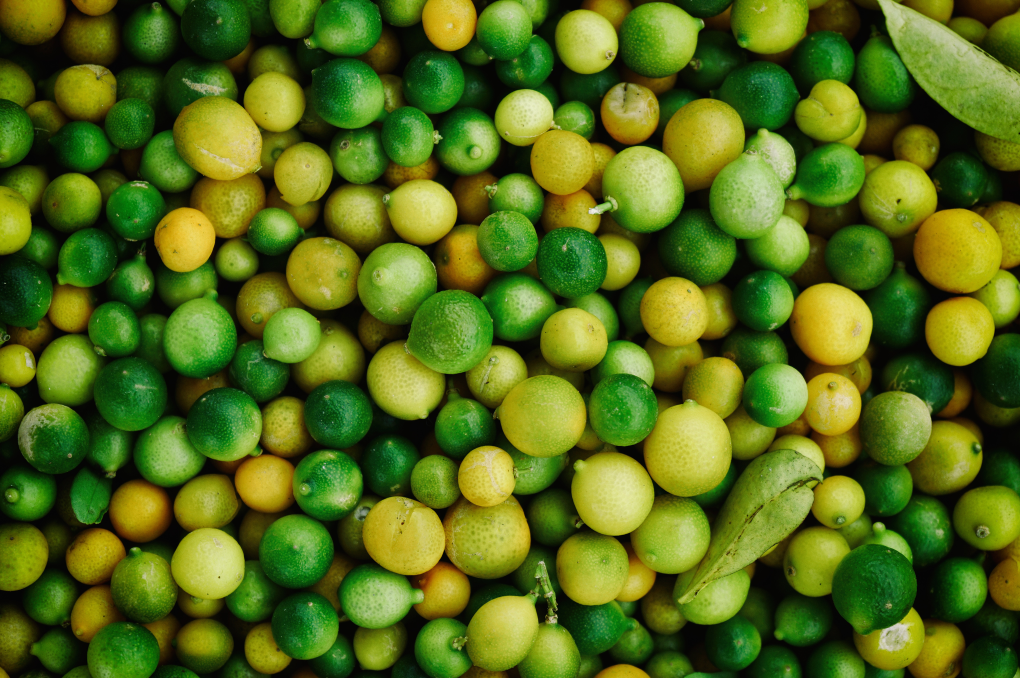
#> input picture data/DIV2K/HR_valid/0802.png, 2040 x 1356 px (shown at 1/2 size)
$ python degradation.py
#> lines starting #> are read from the running program, lines starting #| are printed output that depends on the picture
"""
degradation.py
--------------
Stage 2: realistic on-the-fly degradation pipeline.

Instead of loading pre-saved LR images, we generate LR images LIVE during
training by degrading HR images with randomly sampled parameters.

Why is this better than pre-saved LR images?
  Pre-saved: the model sees the exact same 800 degraded images every epoch.
             It can start to "memorise" them rather than actually learning.
  On-the-fly: every image gets different blur strength, noise level, and
               JPEG quality each epoch -> effectively unlimited training data.

The degradation pipeline (applied in order):
  HR image
    -> 1. Gaussian blur      (simulates lens blur or camera shake)
    -> 2. Bicubic downsample (makes the image LR — this is the core step)
    -> 3. Gaussian noise     (simulates sensor noise)
    -> 4. JPEG compression   (simulates codec artefacts)
    -> LR image

Each step's strength is randomly sampled from a range each time.
You can also skip noise or JPEG by setting their probability to 0.

This is a simplified single-order version.
Real-ESRGAN uses second-order (the full pipeline is applied twice).
That will be added in Stage 3.
"""

import io
import random

import numpy as np
from PIL import Image, ImageFilter

# ── Default parameter ranges ───────────────────────────────────────────────────
# These define the min/max for each degradation step when no config is supplied.
# The actual value is randomly chosen within the range for each image.

BLUR_SIGMA_MIN  = 0.2   # very light blur
BLUR_SIGMA_MAX  = 3.0   # noticeable blur (like a slightly out-of-focus shot)

# Interpolation methods used during downsampling
RESIZE_METHODS = [
    Image.BICUBIC,   # smooth — most common in SR research
    Image.BILINEAR,  # slightly sharper than bicubic
    Image.LANCZOS,   # sharpest, can cause slight ringing
    Image.NEAREST,   # blocky — rare but worth seeing occasionally
]

NOISE_SIGMA_MIN   = 0     # no noise
NOISE_SIGMA_MAX   = 25    # noticeable but not extreme noise (0-255 scale)
NOISE_PROBABILITY = 0.8   # 80% of images get noise; 20% are noise-free

JPEG_QUALITY_MIN   = 30   # heavy compression — lots of artefacts
JPEG_QUALITY_MAX   = 95   # nearly lossless
JPEG_PROBABILITY   = 0.8  # 80% of images get JPEG compression

# ── Domain preset configs ─────────────────────────────────────────────────────
# Each config dict fully describes the sampling ranges for one domain.
# Pass one of these as the `config` argument to degrade() to apply
# domain-specific degradation through the generic single-order pipeline.
#
# For the two-stage (high-order) pipeline, use domain_degradation.py instead.
#
# Resize method names are strings here — degrade() converts them to PIL constants.

_RESIZE_NAME_MAP = {
    "bicubic":  Image.BICUBIC,
    "bilinear": Image.BILINEAR,
    "lanczos":  Image.LANCZOS,
    "nearest":  Image.NEAREST,
}

SURVEILLANCE_PRESET = {
    "blur_sigma_min":    0.8,
    "blur_sigma_max":    2.5,
    "noise_sigma_min":   5,
    "noise_sigma_max":   30,
    "noise_probability": 0.9,
    "jpeg_quality_min":  30,
    "jpeg_quality_max":  70,
    "jpeg_probability":  0.9,
    "scale":             4,
    "resize_methods":    ["bicubic", "bilinear", "lanczos"],
}

MOBILE_PRESET = {
    "blur_sigma_min":    0.2,
    "blur_sigma_max":    1.5,
    "noise_sigma_min":   0,
    "noise_sigma_max":   15,
    "noise_probability": 0.7,
    "jpeg_quality_min":  50,
    "jpeg_quality_max":  90,
    "jpeg_probability":  0.7,
    "scale":             4,
    "resize_methods":    ["bicubic", "bilinear", "lanczos"],
}

DASHCAM_PRESET = {
    "blur_sigma_min":    1.0,
    "blur_sigma_max":    3.0,
    "noise_sigma_min":   10,
    "noise_sigma_max":   40,
    "noise_probability": 0.95,
    "jpeg_quality_min":  20,
    "jpeg_quality_max":  60,
    "jpeg_probability":  0.95,
    "scale":             4,
    "resize_methods":    ["bicubic", "bilinear", "lanczos", "nearest"],
}

# ──────────────────────────────────────────────────────────────────────────────


def get_domain_preset(domain: str) -> dict:
    """
    Returns the config dict for the requested domain preset.

    domain : "surveillance" | "mobile" | "dashcam"

    The returned dict can be passed directly to degrade() as the `config`
    argument to apply single-order domain-conditioned degradation.
    For two-stage domain degradation, use domain_degradation.py.
    """
    _presets = {
        "surveillance": SURVEILLANCE_PRESET,
        "mobile":       MOBILE_PRESET,
        "dashcam":      DASHCAM_PRESET,
    }
    if domain not in _presets:
        raise ValueError(
            f"Unknown domain '{domain}'. "
            f"Supported: {list(_presets)}"
        )
    return _presets[domain]


def sample_params(config: dict = None) -> dict:
    """
    Randomly draws degradation parameters.

    config : optional domain preset dict from get_domain_preset() or one of
             the SURVEILLANCE_PRESET / MOBILE_PRESET / DASHCAM_PRESET constants.
             When None, the module-level default ranges are used.

    Returns a dict:
      {
        "blur_sigma"   : float  — blur strength
        "resize_method": PIL constant  — downsampling method
        "noise_sigma"  : float  — noise strength (0 = no noise)
        "jpeg_quality" : int or None  — JPEG quality (None = skip)
      }
    """
    if config is not None:
        # Resolve string method names to PIL constants
        methods = [_RESIZE_NAME_MAP.get(m, Image.BICUBIC)
                   if isinstance(m, str) else m
                   for m in config["resize_methods"]]
        apply_noise = random.random() < config["noise_probability"]
        apply_jpeg  = random.random() < config["jpeg_probability"]
        return {
            "blur_sigma":    random.uniform(config["blur_sigma_min"],
                                            config["blur_sigma_max"]),
            "resize_method": random.choice(methods),
            "noise_sigma":   random.uniform(config["noise_sigma_min"],
                                            config["noise_sigma_max"])
                             if apply_noise else 0.0,
            "jpeg_quality":  random.randint(config["jpeg_quality_min"],
                                            config["jpeg_quality_max"])
                             if apply_jpeg else None,
        }

    # Default: module-level ranges
    apply_noise = random.random() < NOISE_PROBABILITY
    apply_jpeg  = random.random() < JPEG_PROBABILITY
    return {
        "blur_sigma"   : random.uniform(BLUR_SIGMA_MIN, BLUR_SIGMA_MAX),
        "resize_method": random.choice(RESIZE_METHODS),
        "noise_sigma"  : random.uniform(NOISE_SIGMA_MIN, NOISE_SIGMA_MAX)
                         if apply_noise else 0.0,
        "jpeg_quality" : random.randint(JPEG_QUALITY_MIN, JPEG_QUALITY_MAX)
                         if apply_jpeg else None,
    }


def apply_gaussian_blur(image: Image.Image, sigma: float) -> Image.Image:
    """
    Blurs the image using a Gaussian filter with the given sigma.

    sigma = 0.2 : barely noticeable (like a perfectly sharp image)
    sigma = 1.0 : softens fine details
    sigma = 3.0 : noticeably blurry (like an out-of-focus photo)

    We blur BEFORE downsampling because that's how real cameras work:
    the lens blurs the scene, then the sensor samples it at lower resolution.
    """
    if sigma <= 0.1:
        return image  # skip if sigma is negligibly small
    return image.filter(ImageFilter.GaussianBlur(radius=sigma))


def apply_resize(image: Image.Image, scale: int,
                 method: int = Image.BICUBIC) -> Image.Image:
    """
    Downsamples the image by `scale` using the given PIL interpolation method.

    This is the core step that makes the image "low-resolution".
    A 480x320 image with scale=4 becomes 120x80.

    Different methods create different aliasing patterns:
      BICUBIC  -> smooth, standard for SR research
      BILINEAR -> slightly less smooth
      LANCZOS  -> very sharp, slight ringing at edges
      NEAREST  -> pixelated/blocky
    """
    new_w = image.width  // scale
    new_h = image.height // scale
    return image.resize((new_w, new_h), resample=method)


def apply_gaussian_noise(image: Image.Image, sigma: float) -> Image.Image:
    """
    Adds random Gaussian noise to the image.

    Gaussian noise = each pixel gets a small random offset drawn from
    a normal distribution with standard deviation `sigma`.

    sigma = 0   : no change
    sigma = 10  : light grain (like a slightly noisy camera)
    sigma = 25  : clearly visible noise (like a dark environment photo)

    We apply noise AFTER downsampling because sensor noise is introduced
    at the capture (LR) stage, not before.
    """
    if sigma <= 0:
        return image

    # Convert PIL image to numpy array for pixel arithmetic
    arr = np.array(image, dtype=np.float32)          # shape: (H, W, 3)

    # Generate noise with the same shape as the image
    noise = np.random.normal(loc=0.0, scale=sigma, size=arr.shape)

    # Add noise and clip to valid 0-255 range
    arr = np.clip(arr + noise, 0, 255).astype(np.uint8)

    return Image.fromarray(arr)


def apply_jpeg_compression(image: Image.Image, quality: int) -> Image.Image:
    """
    Simulates JPEG compression artefacts using an in-memory round-trip.

    Steps:
      1. Encode to JPEG bytes in RAM (no temp file written)
      2. Decode back into a PIL image

    quality = 95 : near-lossless, minimal artefacts
    quality = 75 : standard web quality, visible 8×8 block pattern in smooth areas
    quality = 30 : heavy compression, severe blocking artefacts

    io.BytesIO is an in-memory buffer — it behaves like a file but lives in RAM.
    """
    buf = io.BytesIO()
    image.save(buf, format="JPEG", quality=quality)
    buf.seek(0)
    return Image.open(buf).copy()


def degrade(hr_image: Image.Image, scale: int = 4,
            params: dict = None, config: dict = None) -> Image.Image:
    """
    Applies the full degradation pipeline to produce an LR image from HR.

    hr_image : PIL Image — the clean high-resolution source
    scale    : int       — how many times smaller the LR image will be
                           (overridden by config["scale"] when config is given)
    params   : dict      — exact degradation parameters (from sample_params()).
                           If None, parameters are randomly sampled.
    config   : dict      — optional domain preset (e.g. SURVEILLANCE_PRESET or
                           the return value of get_domain_preset("surveillance")).
                           When provided, params are sampled from config ranges
                           instead of the module-level defaults.
                           Has no effect when params is already given.

    Returns a PIL Image at (hr_width // scale) × (hr_height // scale).

    Pipeline order:  blur -> downsample -> noise -> jpeg
    """
    if config is not None and "scale" in config:
        scale = config["scale"]

    if params is None:
        params = sample_params(config)

    image = hr_image.copy()

    # Step 1 — Gaussian blur (at HR resolution)
    image = apply_gaussian_blur(image, sigma=params["blur_sigma"])

    # Step 2 — Downsample to LR size
    image = apply_resize(image, scale=scale, method=params["resize_method"])

    # Step 3 — Gaussian noise (at LR resolution)
    image = apply_gaussian_noise(image, sigma=params["noise_sigma"])

    # Step 4 — JPEG compression (at LR resolution, if enabled)
    if params["jpeg_quality"] is not None:
        image = apply_jpeg_compression(image, quality=params["jpeg_quality"])

    return image


def degrade_with_preset(hr_image: Image.Image, preset_config: dict) -> Image.Image:
    """
    Applies the full degradation pipeline using a domain preset config dict.

    hr_image      : PIL Image — the clean high-resolution source
    preset_config : dict from get_domain_preset() or one of the *_PRESET constants

    Equivalent to degrade(hr_image, config=preset_config).
    Provided as an explicit named function so call sites are self-documenting.
    """
    return degrade(hr_image, config=preset_config)


# ── Quick self-test ────────────────────────────────────────────────────────────
# Run: python scripts/degradation.py

if __name__ == "__main__":
    from pathlib import Path

    fake_hr = Image.new("RGB", (480, 320), color=(128, 64, 200))
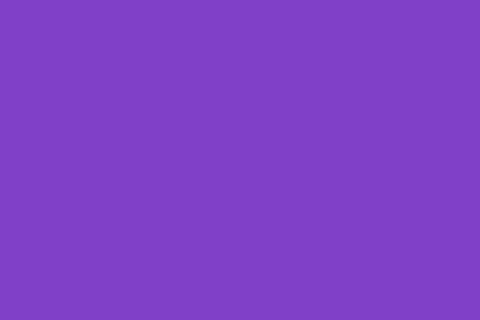
#> fake_hr: PIL image 480x320 RGB; mean R, G, B 128, 64, 200
    scale   = 4

    print("=" * 55)
    print("  degradation.py — self-test")
    print("=" * 55)

    # ── Default behaviour (original generic ranges) ───────────────────────────
    print("\n[1] Default generic degradation")
    params = sample_params()
    print(f"  blur_sigma   : {params['blur_sigma']:.3f}")
    print(f"  resize_method: {params['resize_method']}")
    print(f"  noise_sigma  : {params['noise_sigma']:.1f}")
    print(f"  jpeg_quality : {params['jpeg_quality']}")

    lr = degrade(fake_hr, scale=scale, params=params)
    expected = (fake_hr.width // scale, fake_hr.height // scale)
#> expected = (120, 80)
    assert lr.size == expected, f"Size mismatch: {lr.size} vs {expected}"
    print(f"  Output size  : {lr.size}  [OK]")
#|   Output size  : (120, 80)  [OK]

    lr_a = degrade(fake_hr, scale=scale)
    lr_b = degrade(fake_hr, scale=scale)
    assert not np.array_equal(np.array(lr_a), np.array(lr_b))
    print("  Randomness check passed (two runs differ)  [OK]")

    # ── degrade_with_preset() — explicit named wrapper ────────────────────────
    print("\n[2] degrade_with_preset() with surveillance preset")
    surv_cfg = get_domain_preset("surveillance")
    lr_wp = degrade_with_preset(fake_hr, surv_cfg)
#> call 4 of apply_gaussian_noise, with sigma = 25.26
#> in apply_gaussian_noise (call 4), `arr = np.clip(arr + noise, 0, 255).astype(np.uint8)`:
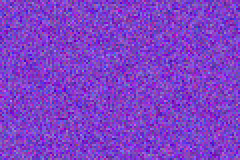
#> arr: shape (80, 120, 3) (shown 2 times larger); mean R, G, B 127.1, 63.7, 199.5
    assert lr_wp.size == expected, f"degrade_with_preset size mismatch: {lr_wp.size}"
    print(f"  Output size  : {lr_wp.size}  [OK]")
#|   Output size  : (120, 80)  [OK]

    params_s = sample_params(surv_cfg)
    assert surv_cfg["blur_sigma_min"] <= params_s["blur_sigma"] <= surv_cfg["blur_sigma_max"]
    print(f"  blur_sigma range {surv_cfg['blur_sigma_min']}–{surv_cfg['blur_sigma_max']}  [OK]")
    assert surv_cfg["jpeg_quality_min"] <= (params_s["jpeg_quality"] or surv_cfg["jpeg_quality_min"]) <= surv_cfg["jpeg_quality_max"]
    print(f"  jpeg range     {surv_cfg['jpeg_quality_min']}–{surv_cfg['jpeg_quality_max']}  [OK]")

    # ── All three presets produce correct size ────────────────────────────────
    print("\n[3] All domain presets produce correct output size")
    for domain in ("surveillance", "mobile", "dashcam"):
        cfg = get_domain_preset(domain)
        lr_d = degrade(fake_hr, config=cfg)
#> in apply_gaussian_noise (call 5), `arr = np.clip(arr + noise, 0, 255).astype(np.uint8)`:
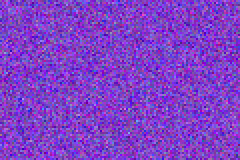
#> arr: shape (80, 120, 3) (shown 2 times larger); mean R, G, B 127.5, 63.9, 198.9
#> call 4 of apply_jpeg_compression, with quality = 60
#> in apply_jpeg_compression (call 4), `return Image.open(buf).copy()`:
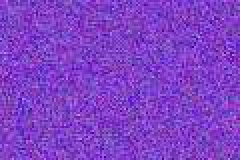
#> returned value: PIL image 120x80 RGB (shown 2 times larger); mean R, G, B 127.6, 63.9, 198.9
        assert lr_d.size == expected, f"{domain} size mismatch: {lr_d.size}"
        print(f"  {domain:<12} -> {lr_d.size}  [OK]")
#|   surveillance -> (120, 80)  [OK]

    # ── Optional visual test ──────────────────────────────────────────────────
    base = Path(__file__).parent.parent / "data" / "DIV2K" / "HR_valid"
    sample_imgs = list(base.glob("*.png"))[:1] + list(base.glob("*.jpg"))[:1]
    if sample_imgs:
        hr_real = Image.open(sample_imgs[0]).convert("RGB")
#> hr_real is the input picture: PIL image 2040x1356 RGB; mean R, G, B 84.2, 107.2, 23.9
        lr_real = degrade(hr_real, scale=scale)
#> in apply_resize (call 8), `return image.resize((new_w, new_h), resample=method)`:
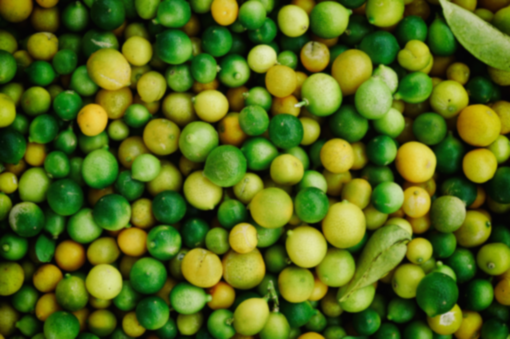
#> returned value: PIL image 510x339 RGB; mean R, G, B 84.3, 107.3, 24
#> in apply_gaussian_noise (call 8), `arr = np.clip(arr + noise, 0, 255).astype(np.uint8)`:
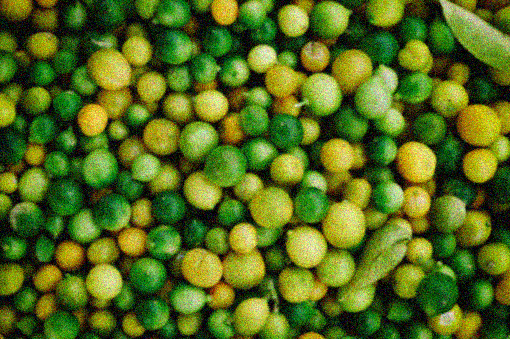
#> arr: shape (339, 510, 3); mean R, G, B 85.2, 107.4, 28.1
#> in apply_jpeg_compression (call 7), `return Image.open(buf).copy()`:
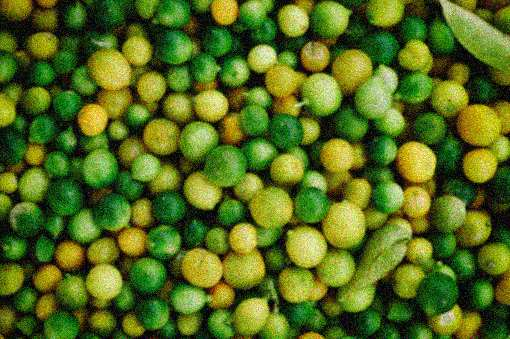
#> returned value: PIL image 510x339 RGB; mean R, G, B 85.4, 107.4, 29.6
        out_dir = Path(__file__).parent.parent / "outputs" / "degradation_test"
        out_dir.mkdir(parents=True, exist_ok=True)
        hr_real.save(out_dir / "hr_sample.png")
        lr_real.save(out_dir / "lr_degraded_sample.png")
        lr_surv = degrade(hr_real, config=get_domain_preset("surveillance"))
        lr_surv.save(out_dir / "lr_surveillance_sample.png")
        print(f"\n  Visual samples saved to: {out_dir}")
    else:
        print("\n  (No HR_valid images found — visual test skipped)")

    print("\n" + "=" * 55)
    print("  degradation.py is working correctly.")
    print("=" * 55)
